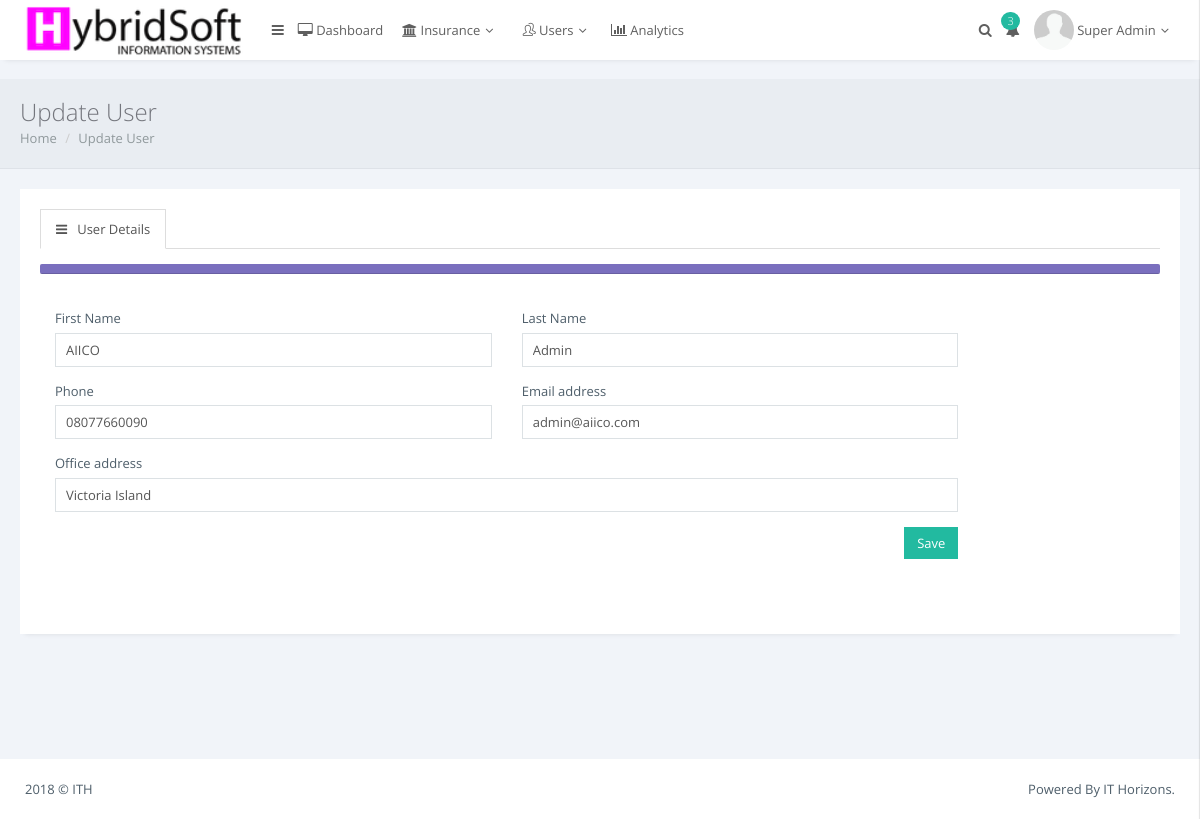
Page /super/index.php?e_user&id=2 (signed in) on the committed database.
### tables this page shows
CREATE TABLE `users` (
  `user_id` int(10) NOT NULL,
  `username` varchar(50) NOT NULL,
  `rc` varchar(12) NOT NULL,
  `telephone` varchar(12) NOT NULL,
  `email` varchar(50) NOT NULL,
  `address` text NOT NULL,
  `city` varchar(50) NOT NULL,
  `state` varchar(50) NOT NULL,
  `dob` date NOT NULL,
  `lastname` varchar(50) NOT NULL,
  `firstname` varchar(50) NOT NULL,
  `middlename` varchar(50) NOT NULL,
  `password` varchar(255) NOT NULL,
  `role_id` int(11) NOT NULL,
  `nfname` varchar(200) NOT NULL,
  `nlname` varchar(200) NOT NULL,
  `nphone` varchar(200) NOT NULL,
  `nemail` varchar(200) NOT NULL,
  `naddress` text NOT NULL,
  `created` date NOT NULL,
  `createdby` int(11) NOT NULL
);

### super/e_user.php (the view, shortened to what this page needs)
<?php
$id = $_GET['id'];
$us=$con->query("SELECT * FROM users WHERE user_id='$id'");
$r=$us->fetch_array();
?>
<!DOCTYPE html>
<html>
    <head>
        <link href="../res/plugins/pace-master/themes/blue/pace-theme-flash.css" rel="stylesheet"/>
        <link href="../res/plugins/uniform/css/uniform.default.min.css" rel="stylesheet"/>
        <link href="../res/plugins/bootstrap/css/bootstrap.min.css" rel="stylesheet" type="text/css"/>
        <link href="../res/plugins/fontawesome/css/font-awesome.css" rel="stylesheet" type="text/css"/>
        <link href="../res/plugins/line-icons/simple-line-icons.css" rel="stylesheet" type="text/css"/>
        <link href="../res/plugins/offcanvasmenueffects/css/menu_cornerbox.css" rel="stylesheet" type="text/css"/>
        <link href="../res/plugins/waves/waves.min.css" rel="stylesheet" type="text/css"/>
        <link href="../res/plugins/switchery/switchery.min.css" rel="stylesheet" type="text/css"/>
        <link href="../res/plugins/3d-bold-navigation/css/style.css" rel="stylesheet" type="text/css"/>
        <link href="../res/plugins/slidepushmenus/css/component.css" rel="stylesheet" type="text/css"/>
        <link href="../res/plugins/bootstrap-datepicker/css/datepicker3.css" rel="stylesheet" type="text/css"/>
        <link href="../res/css/modern.min.css" rel="stylesheet" type="text/css"/>
        <link href="../res/css/themes/white.css" class="theme-color" rel="stylesheet" type="text/css"/>
        <link href="../res/css/custom.css" rel="stylesheet" type="text/css"/>
    </head>
    <?php  include 'nav.php'; ?>
            <div class="page-inner">
                <div class="page-title">
                    <h3>Update User</h3>
                    <div class="page-breadcrumb">
                        <ol class="breadcrumb">
                            <li><a href="index.php?dashboard">Home</a></li>
                            <li><a href="#">Update User</a></li>
                        </ol>
                    </div>
                </div>
                <div id="main-wrapper">
                    <div class="row">
                        <div class="col-md-12">
                            <div class="panel panel-white">
                                <div class="panel-body">
                                    <div id="rootwizard">
                                        <ul class="nav nav-tabs" role="tablist">
                                            <li role="presentation" class="active"><a href="#tab1" data-toggle="tab"><i class="fa fa-bars m-r-xs"></i>User Details</a></li>
                                        </ul>
                                        <div class="progress progress-sm m-t-sm">
                                            <div class="progress-bar progress-bar-primary" role="progressbar" aria-valuenow="20" aria-valuemin="0" aria-valuemax="100" style="width: 0%">
                                            </div>
                                        </div>
                                        <form id="wizardForm" method="post" action="">
                                            <div class="tab-content">
                                                <div class="tab-pane active fade in" id="tab1">
                                                    <div class="row m-b-lg">
                                                        <div class="col-md-10">
                                                            <div class="row">
                                                                <div class="form-group col-md-6">
                                                                    <label for="exampleInputName">First Name</label>
                                                                    <input type="text" class="form-control" name="fname" id="exampleInputName" value="<?php echo $r['firstname'];?>" required/>
                                                                </div>
                                                                <div class="form-group  col-md-6">
                                                                    <label for="exampleInputName2">Last Name</label>
                                                                    <input type="text" class="form-control col-md-6" name="lname" id="exampleInputName2" value="<?php echo $r['lastname'];?>" required >
                                                                </div>
                                                                <div class="form-group col-md-6">
                                                                    <label for="exampleInputName">Phone</label>
                                                                    <input type="text" class="form-control" name="phone" id="exampleInputName" value="<?php echo $r['telephone'];?>" >
                                                                </div>
                                                                <div class="form-group col-md-6">
                                                                    <label for="exampleInputEmail">Email address</label>
                                                                    <input type="email" class="form-control" name="email" id="exampleInputEmail" value="<?php echo $r['email'];?>" required>
                                                                </div>
                                                                <div class="form-group col-md-12">
                                                                    <label for="exampleInputEmail">Office address</label>
                                                                    <input type="text" class="form-control" name="address" id="exampleInputEmail" value="<?php echo $r['address'];?>" >
                                                                </div>
                                                                <div class="form-group col-md-12">
                                                                 <button type="submit" name="submit" class="btn btn-success pull-right">Save</button>
                                                                </div>
                                                            </div>
                                                        </div>
                                                    </div>
                                                </div>
                                            </div>
                                        </form>
                                    </div>
                                </div>
                            </div>
                        </div>
                    </div>
                </div>
                <div class="page-footer">
                    <p class="no-s">2018 &copy; ITH <span class="pull-right">Powered By IT Horizons.</span></p>
                </div>
            </div>
        </main>
    </body>
</html>

### super/nav.php (shortened to what this page needs)
<body class="page-header-fixed">
        <main class="page-content content-wrap">
            <div class="navbar">
                <div class="navbar-inner">
                    <div class="logo-box" style="background: #fff;">
                        <a href="index.php?dashboard" class="logo-text">
                            <span>
                                <img src="../assets/images/logo2.png" height="54" alt=""/>
                            </span></a>
                    </div>
                    <div class="topmenu-outer">
                        <div class="top-menu">
                            <ul class="nav navbar-nav navbar-left">
                                <li>
                                    <a href="javascript:void(0);" class="waves-effect waves-button waves-classic sidebar-toggle"><i class="fa fa-bars"></i></a>
                                </li>
                                <li>
                                    <a href="index.php?dashboard" class="waves-effect waves-button waves-classic"><i class="fa fa-desktop"></i> Dashboard</a>
                                </li>
                                <li class="dropdown">
                                    <a href="#" class="dropdown-toggle waves-effect waves-button waves-classic" data-toggle="dropdown">
                                        <span class="user-name"><i class="fa fa-bank"></i> Insurance<i class="fa fa-angle-down"></i></span>
                                    </a>
                                </li>
                                <li class="dropdown">
                                    <a href="#" class="dropdown-toggle waves-effect waves-button waves-classic" data-toggle="dropdown">
                                        <span class="user-name"><i class="icon-users"></i> Users<i class="fa fa-angle-down"></i></span>
                                    </a>
                                </li>
                                <li>
                                    <a href="index.php?report" class="waves-effect waves-button waves-classic"><i class="fa fa-bar-chart"></i> Analytics</a>
                                </li>
                            </ul>
                            <ul class="nav navbar-nav navbar-right">
                                <li>
                                    <a href="javascript:void(0);" class="waves-effect waves-button waves-classic show-search"><i class="fa fa-search"></i></a>
                                </li>
                                <li class="dropdown">
                                    <a href="#" class="dropdown-toggle waves-effect waves-button waves-classic" data-toggle="dropdown"><i class="fa fa-bell"></i><span class="badge badge-success pull-right">3</span></a>
                                </li>
                                <li class="dropdown">
                                    <a href="#" class="dropdown-toggle waves-effect waves-button waves-classic" data-toggle="dropdown">
                                        <img class="img-circle avatar" src="../res/images/avatar1.png" width="40" height="40" alt="">
                                        <span class="user-name"><?php  echo $name; ?><i class="fa fa-angle-down"></i></span>
                                    </a>
                                </li>
                                <li>
                                    <a href="" class="waves-effect waves-button waves-classic" id="showRight">
                                    </a>
                                </li>
                            </ul>
                        </div>
                    </div>
                </div>
            </div>

### res/css/themes/white.css (style rules this page uses)
.page-content { background: #34425A; }
.navbar .logo-box { background: #fff; }
.navbar .logo-box a { color: #5f5f5f; }

### rows in the picture
users: name "Super Admin"
users: fname "AIICO", lname "Admin", phone "08077660090", email "admin@aiico.com", address "Victoria Island"
